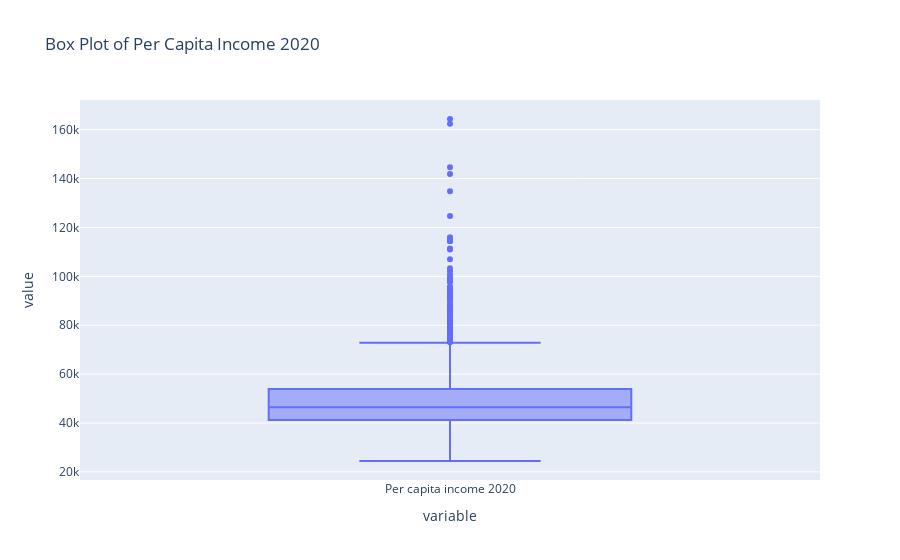

The cell this chart's notebook holds for it:
### Markdown cell above
Box Plot of Per Capita Income:

### Code cell
px.box(merged_df['Per capita income 2020'], title='Box Plot of Per Capita Income 2020')

### Figure 1 — Plotly figure (JSON) as saved in the notebook; plotly's stock layout.template omitted (floating-point values rounded to 4 significant figures; data arrays with more than 128 entries replaced by an {"elided": "..."} marker saying what was removed)
{"data": [{"alignmentgroup": "True", "hovertemplate": "variable=%{x}<br>value=%{y}<extra></extra>", "legendgroup": "", "marker": {"color": "#636efa"}, "name": "", "notched": false, "offsetgroup": "", "orientation": "v", "showlegend": false, "type": "box", "x": {"elided": "3309 str values"}, "x0": " ", "xaxis": "x", "y": {"elided": "3309 int values"}, "y0": " ", "yaxis": "y"}], "layout": {"boxmode": "group", "legend": {"tracegroupgap": 0}, "title": {"text": "Box Plot of Per Capita Income 2020"}, "xaxis": {"anchor": "y", "domain": [0, 1], "title": {"text": "variable"}}, "yaxis": {"anchor": "x", "domain": [0, 1], "title": {"text": "value"}}}}
